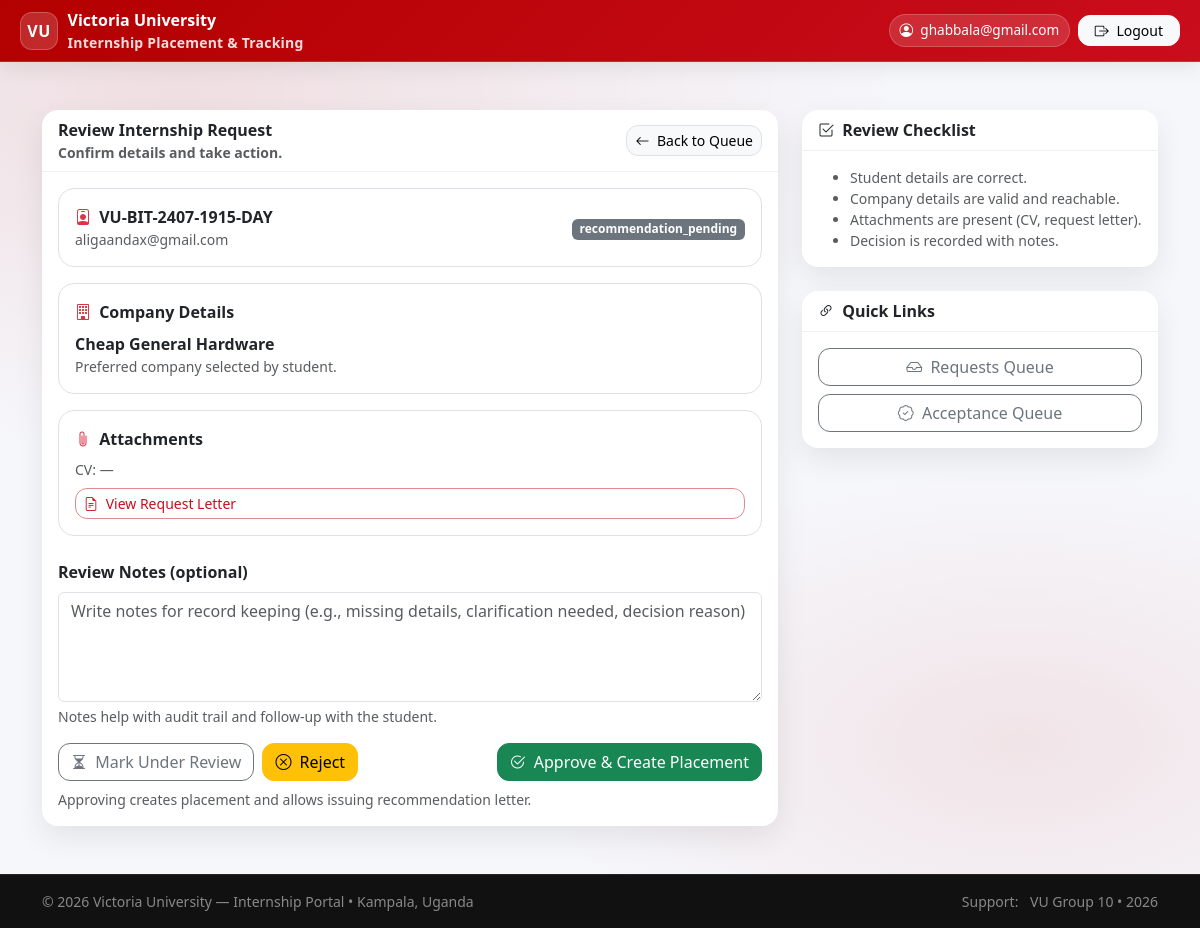
The page /placements/coordinator/review/10/ (signed in) on the database its author committed.
### accounts/models.py (models this page shows, shortened)
class User(AbstractUser):
    username = None
    email = models.EmailField(_("email address"), unique=True)
    USERNAME_FIELD = "email"
    REQUIRED_FIELDS = []
    objects = UserManager()
    class Meta:
        permissions = [
            ("role_university_supervisor", "Role: VU_UniversitySupervisor"),
            ("role_industry_supervisor", "Role: IndustrySupervisor"),
            ("role_coordinator", "Role: VU_Coordinator"),
        ]
    @property
    def display_name(self):
        full = self.get_full_name().strip()
        return full if full else self.email

class StudentProfile(models.Model):
    user = models.OneToOneField("accounts.User", on_delete=models.CASCADE, related_name="student_profile")
    reg_no = models.CharField(max_length=50, unique=True)
    phone = models.CharField(max_length=30, blank=True)
    program = models.ForeignKey(
        "academics.Program",
        on_delete=models.PROTECT,
        null=True,
        blank=True,
        related_name="students",
    )

### placements/models.py (models this page shows, shortened)
class InternshipRequest(models.Model):
    SOURCE = [
        ("student_selected", "Student selected from list"),
        ("student_proposed", "Student proposed new company"),
        ("university_assigned", "University assigned"),
    ]
    STATUS = [
        ("draft", "Draft"),
        ("submitted", "Submitted"),
        ("under_review", "Under review"),
        ("recommendation_pending", "Recommendation pending approval"),
        ("recommended", "Recommendation issued"),
        ("acceptance_uploaded", "Acceptance uploaded"),
        ("acceptance_verified", "Acceptance verified"),
        ("rejected", "Rejected"),
        ("returned_for_acceptance", "Returned: Upload Acceptance Letter"),
    ]
    student = models.ForeignKey(
        "accounts.StudentProfile",
        on_delete=models.CASCADE,
        related_name="requests"
    )
    period = models.ForeignKey(InternshipPeriod, on_delete=models.PROTECT)
    request_source = models.CharField(max_length=30, choices=SOURCE)
    preferred_company = models.ForeignKey(Company, null=True, blank=True, on_delete=models.SET_NULL)
    coordinator_comment = models.TextField(blank=True)
    coordinator_commented_at = models.DateTimeField(null=True, blank=True)
    proposed_company_name = models.CharField(max_length=200, blank=True)
    proposed_company_district = models.CharField(max_length=120, blank=True)
    proposed_company_address = models.CharField(max_length=255, blank=True)
    proposed_company_contact = models.CharField(max_length=200, blank=True)
    preferred_field = models.CharField(max_length=120, blank=True)
    notes = models.TextField(blank=True)
    cv = models.FileField(upload_to="requests/cv/", blank=True, null=True)
    request_letter = models.FileField(upload_to="requests/letters/", blank=True, null=True)
    status = models.CharField(max_length=40, choices=STATUS, default="draft")
    submitted_at = models.DateTimeField(null=True, blank=True)
    reviewed_by = models.ForeignKey(
        "accounts.User",
        null=True, blank=True,
        on_delete=models.SET_NULL,
        related_name="reviewed_requests"
    )
    reviewed_at = models.DateTimeField(null=True, blank=True)
    review_notes = models.TextField(blank=True)
    recommendation_letter = models.FileField(
        upload_to="requests/recommendation_letters/",
        null=True, blank=True
    )
    recommendation_issued_at = models.DateTimeField(null=True, blank=True)
    recommendation_approved = models.BooleanField(default=False)
    recommendation_approved_at = models.DateTimeField(null=True, blank=True)
    recommendation_approved_by = models.ForeignKey(
        settings.AUTH_USER_MODEL,
        null=True, blank=True,
        on_delete=models.SET_NULL,
        related_name="approved_recommendation_requests"
    )
    acceptance_letter = models.FileField(
        upload_to="requests/acceptance_letters/",
        null=True, blank=True
    )
    acceptance_uploaded_at = models.DateTimeField(null=True, blank=True)
    acceptance_verified = models.BooleanField(default=False)
    acceptance_verified_at = models.DateTimeField(null=True, blank=True)
    class Meta:
        unique_together = [("student", "period")]  # one request per period

### companies/models.py (models this page shows, shortened)
class Company(models.Model):
    STATUS = [
        ("pending_verification", "Pending verification"),
        ("approved", "Approved"),
        ("rejected", "Rejected"),
        ("inactive", "Inactive"),
    ]
    name = models.CharField(max_length=200, unique=True)
    industry = models.CharField(max_length=120, blank=True)
    district = models.CharField(max_length=120, blank=True)
    address = models.CharField(max_length=255, blank=True)
    status = models.CharField(max_length=30, choices=STATUS, default="pending_verification")
    created_at = models.DateTimeField(auto_now_add=True)

### placements/views.py (the view, shortened to what this page needs)
# urls.py: path("coordinator/review/<int:request_id>/", views.coordinator_review, name="coordinator_review"),
@login_required
def coordinator_review(request, request_id):
    if not is_coordinator(request.user):
        return redirect("dashboard")
    req = get_object_or_404(InternshipRequest, id=request_id)
    return render(request, "placements/coordinator_review.html", {"req": req})

### placements/views.py (called while the page is built)
def is_coordinator(user):
    return user.is_superuser or user.groups.filter(name__in=["Coordinator", "Admin"]).exists()

### templates/placements/coordinator_review.html (shortened to what this page needs)
{% extends "base.html" %}
{% block content %}
<div class="row g-4">
  <div class="col-12 col-lg-8">
    <div class="card">
      <div class="card-header d-flex flex-column flex-md-row align-items-start align-items-md-center justify-content-between gap-2">
        <div>
          <div class="fw-bold">Review Internship Request</div>
          <div class="text-muted small">Confirm details and take action.</div>
        </div>
        <a href="{% url 'coordinator_queue' %}" class="btn btn-light border btn-sm">
          <i class="bi bi-arrow-left me-1"></i> Back to Queue
        </a>
      </div>
      <div class="card-body">
        <div class="p-3 border rounded-4 bg-white mb-3">
          <div class="d-flex flex-column flex-md-row align-items-start align-items-md-center justify-content-between gap-2">
            <div>
              <div class="fw-bold">
                <i class="bi bi-person-badge text-danger me-1"></i>
                {{ req.student.reg_no }}
              </div>
              <div class="small text-muted">{{ req.student.user.email }}</div>
            </div>
            <div>
              {% if req.status == "submitted" %}
                <span class="badge text-bg-primary">Submitted</span>
              {% elif req.status == "under_review" %}
                <span class="badge text-bg-warning">Under Review</span>
              {% elif req.status == "rejected" %}
                <span class="badge text-bg-danger">Rejected</span>
              {% elif req.status == "recommended" %}
                <span class="badge text-bg-success">Recommended</span>
              {% else %}
                <span class="badge text-bg-secondary">{{ req.status }}</span>
              {% endif %}
            </div>
          </div>
        </div>
        <div class="p-3 border rounded-4 bg-white mb-3">
          <div class="fw-bold mb-2"><i class="bi bi-building text-danger me-1"></i> Company Details</div>
          {% if req.preferred_company %}
            <div class="fw-semibold">{{ req.preferred_company.name }}</div>
            <div class="small text-muted">Preferred company selected by student.</div>
          {% endif %}
        </div>
        <div class="p-3 border rounded-4 bg-white mb-4">
          <div class="fw-bold mb-2"><i class="bi bi-paperclip text-danger me-1"></i> Attachments</div>
          <div class="d-flex flex-column gap-2">
            {% if req.cv %}
              <a class="btn btn-outline-danger btn-sm w-100 text-start" href="{{ req.cv.url }}">
                <i class="bi bi-file-earmark-person me-1"></i> View CV
              </a>
            {% else %}
              <div class="small text-muted">CV: —</div>
            {% endif %}
            {% if req.request_letter %}
              <a class="btn btn-outline-danger btn-sm w-100 text-start" href="{{ req.request_letter.url }}">
                <i class="bi bi-file-earmark-text me-1"></i> View Request Letter
              </a>
            {% else %}
              <div class="small text-muted">Request Letter: —</div>
            {% endif %}
          </div>
        </div>
        <form method="post" novalidate>
          <div class="mb-3">
            <label class="form-label fw-semibold">Review Notes (optional)</label>
            <textarea class="form-control" name="review_notes" rows="4"
                      placeholder="Write notes for record keeping (e.g., missing details, clarification needed, decision reason)">{{ req.review_notes }}</textarea>
            <div class="form-text">
              Notes help with audit trail and follow-up with the student.
            </div>
          </div>
          <div class="d-flex flex-column flex-md-row gap-2">
            <button name="action" value="mark_under_review" type="submit" class="btn btn-outline-secondary">
              <i class="bi bi-hourglass-split me-1"></i> Mark Under Review
            </button>
            <button name="action" value="reject" type="submit" class="btn btn-warning">
              <i class="bi bi-x-circle me-1"></i> Reject
            </button>
            <button name="action" value="approve_and_create_placement" type="submit" class="btn btn-success ms-md-auto">
              <i class="bi bi-check2-circle me-1"></i> Approve & Create Placement
            </button>
          </div>
          <div class="small text-muted mt-2">
            Approving creates placement and allows issuing recommendation letter.
          </div>
        </form>
      </div>
    </div>
  </div>
  <div class="col-12 col-lg-4">
    <div class="card mb-4">
      <div class="card-header fw-bold">
        <i class="bi bi-check2-square me-1"></i> Review Checklist
      </div>
      <div class="card-body small text-muted">
        <ul class="mb-0">
          <li>Student details are correct.</li>
          <li>Company details are valid and reachable.</li>
          <li>Attachments are present (CV, request letter).</li>
          <li>Decision is recorded with notes.</li>
        </ul>
      </div>
    </div>
    <div class="card">
      <div class="card-header fw-bold">
        <i class="bi bi-link-45deg me-1"></i> Quick Links
      </div>
      <div class="card-body d-grid gap-2">
        <a class="btn btn-outline-secondary" href="{% url 'coordinator_queue' %}">
          <i class="bi bi-inbox me-1"></i> Requests Queue
        </a>
        <a class="btn btn-outline-secondary" href="{% url 'coordinator_acceptance_queue' %}">
          <i class="bi bi-patch-check me-1"></i> Acceptance Queue
        </a>
      </div>
    </div>
  </div>
</div>
{% endblock %}

### templates/base.html (shortened to what this page needs)
<!doctype html>
<html lang="en">
<head>
  {% load static %}
  <link href="https://cdn.jsdelivr.net/npm/bootstrap@5.3.3/dist/css/bootstrap.min.css" rel="stylesheet">
  <link rel="stylesheet" href="https://cdn.jsdelivr.net/npm/bootstrap-icons@1.11.3/font/bootstrap-icons.min.css">
  <link rel="stylesheet" href="{% static 'base/css/vu_portal.css' %}">
</head>
<body class="vu-body d-flex flex-column">
  <header class="vu-topbar">
    <nav class="navbar navbar-expand-lg navbar-dark py-2">
      <div class="container-fluid vu-container-pad">
        <a class="vu-brand" href="{% url 'dashboard' %}">
          <span class="vu-badge">VU</span>
          <span class="d-none d-sm-inline">
            Victoria University
            <small class="d-none d-lg-block">Internship Placement & Tracking</small>
          </span>
        </a>
        <div class="collapse navbar-collapse" id="vuNav">
          <ul class="navbar-nav ms-auto align-items-lg-center gap-lg-2">
            {% if request.user.is_authenticated %}
              <li class="nav-item my-2 my-lg-0">
                <span class="vu-pill">
                  <i class="bi bi-person-circle"></i>
                  {{ request.user.display_name|default:request.user.email }}
                </span>
              </li>
              <li class="nav-item my-2 my-lg-0">
                <form method="post" action="{% url 'logout' %}" class="d-inline">
                  <button type="submit" class="btn btn-light btn-sm px-3">
                    <i class="bi bi-box-arrow-right me-1"></i> Logout
                  </button>
                </form>
              </li>
            {% else %}
              <li class="nav-item my-2 my-lg-0">
                <a href="{% url 'login' %}" class="btn btn-light btn-sm px-3">
                  <i class="bi bi-box-arrow-in-right me-1"></i> Login
                </a>
              </li>
            {% endif %}
          </ul>
        </div>
      </div>
    </nav>
  </header>
  <main id="main-content" class="container vu-main my-4 my-lg-5 flex-grow-1">
    {% block content %}{% endblock %}
  </main>
  <footer class="vu-footer mt-auto">
    <div class="container py-3 d-flex flex-column flex-md-row justify-content-between align-items-start align-items-md-center gap-2">
      <div class="small text-white-50">
        © {% now "Y" %} Victoria University — Internship Portal
        <span class="d-none d-md-inline">• Kampala, Uganda</span>
      </div>
      <div class="small text-white-50">
        <span class="me-2">Support:</span>
        <span class="text-white-50">VU Group 10 • 2026</span>
      </div>
    </div>
  </footer>
</body>
</html>

### static/base/css/vu_portal.css (style rules this page uses)
:root { --vu-red: #8B0000; --vu-red-2: #B30000; --vu-dark: #111827; --vu-bg: #f6f7fb; --vu-card: #ffffff; --vu-border: rgba(0,0,0,.08); --vu-muted: #6b7280; --vu-radius: 16px; --vu-radius-sm: 12px; --vu-shadow: 0 12px 30px rgba(0,0,0,.08); --vu-shadow-hover: 0 14px 34px rgba(0,0,0,.10); --vu-soft: rgba(179,0,0,.08); }
.vu-body { min-height: 100vh; background: radial-gradient(1200px 600px at 15% 10%, rgba(179,0,0,.10), transparent 60%), radial-gradient(900px 500px at 85% 80%, rgba(179,0,0,.08), transparent 55%), var(--vu-bg); color: var(--vu-dark); }
a { text-decoration: none; }
.vu-topbar { background: linear-gradient(135deg, var(--vu-red), var(--vu-red-2)); box-shadow: 0 12px 30px rgba(0,0,0,.18); border-bottom: 1px solid rgba(255,255,255,.14); }
.vu-badge { width: 38px; height: 38px; display: grid; place-items: center; border-radius: 12px; background: rgba(255,255,255,.18); border: 1px solid rgba(255,255,255,.25); font-weight: 900; letter-spacing: .4px; }
.vu-pill { display: inline-flex; align-items: center; gap: .45rem; padding: .38rem .65rem; border-radius: 999px; background: rgba(255,255,255,.14); border: 1px solid rgba(255,255,255,.18); color: #fff; font-size: .85rem; white-space: nowrap; }
.card { border: 0; border-radius: var(--vu-radius); box-shadow: var(--vu-shadow); }
.card-header { background: transparent; border-bottom: 1px solid rgba(0,0,0,.06); font-weight: 800; }
.btn { border-radius: var(--vu-radius-sm); }
.btn-outline-danger { border-color: rgba(179,0,0,.45); color: var(--vu-red-2); }
.vu-footer { background: linear-gradient(135deg, #141414, #0b0f1a); border-top: 1px solid rgba(255,255,255,.08); }

### templates/base.html (style rules this page uses)
:root { --vu-red:#b30000; --vu-red-2:#ca0d1d; --vu-soft:#fff5f5; }
.vu-topbar { position: sticky; top: 0; z-index: 1030; background: linear-gradient(135deg, var(--vu-red), var(--vu-red-2)); border-bottom: 1px solid rgba(255,255,255,.14); box-shadow: 0 .35rem 1.2rem rgba(0,0,0,.08); }
.vu-brand { display:flex; align-items:center; gap:.6rem; text-decoration:none; color:#fff; font-weight:900; }
.vu-badge { width:38px; height:38px; border-radius: 12px; display:grid; place-items:center; background: rgba(255,255,255,.16); border: 1px solid rgba(255,255,255,.22); font-weight:900; letter-spacing:.5px; }
.vu-brand small { display:block; color:rgba(255,255,255,.86); font-weight:600; letter-spacing:.2px; }
.vu-pill { display:inline-flex; align-items:center; gap:.45rem; padding:.35rem .6rem; border-radius: 999px; background: rgba(255,255,255,.14); border: 1px solid rgba(255,255,255,.20); color:#fff; font-size:.85rem; white-space: nowrap; }
.vu-main { min-height: calc(100vh - 140px); }
.vu-footer { background: #111; border-top: 1px solid rgba(255,255,255,.08); }
@media (min-width: 992px) { .vu-container-pad { padding-left: 1.25rem; padding-right: 1.25rem; } }

### rows shown on the page
User: user.display_name "ghabbala@gmail.com"
InternshipRequest: student.reg_no "VU-BIT-2407-1915-DAY", student.user.email "aligaandax@gmail.com", status "recommendation_pending", preferred_company.name "Cheap General Hardware"
